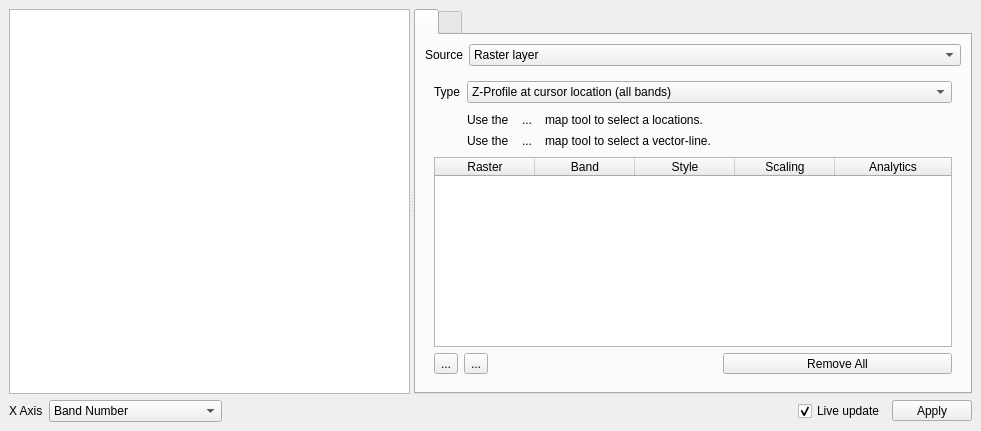
<?xml version="1.0" encoding="UTF-8"?>
<ui version="4.0">
 <class>timeManager</class>
 <widget class="QDockWidget" name="timeManager">
  <property name="geometry">
   <rect>
    <x>0</x>
    <y>0</y>
    <width>981</width>
    <height>431</height>
   </rect>
  </property>
  <property name="sizePolicy">
   <sizepolicy hsizetype="Preferred" vsizetype="Preferred">
    <horstretch>0</horstretch>
    <verstretch>0</verstretch>
   </sizepolicy>
  </property>
  <property name="minimumSize">
   <size>
    <width>592</width>
    <height>399</height>
   </size>
  </property>
  <property name="floating">
   <bool>false</bool>
  </property>
  <property name="windowTitle">
   <string>Profile Analytics</string>
  </property>
  <widget class="QWidget" name="dockWidgetContents">
   <property name="sizePolicy">
    <sizepolicy hsizetype="Preferred" vsizetype="Preferred">
     <horstretch>0</horstretch>
     <verstretch>0</verstretch>
    </sizepolicy>
   </property>
   <layout class="QVBoxLayout" name="verticalLayout_4">
    <item>
     <widget class="QSplitter" name="splitter_2">
      <property name="orientation">
       <enum>Qt::Horizontal</enum>
      </property>
      <widget class="QWidget" name="layoutWidget">
       <layout class="QVBoxLayout" name="verticalLayout_5">
        <property name="bottomMargin">
         <number>0</number>
        </property>
        <item>
         <widget class="GraphicsLayoutWidget" name="mGraphicsLayoutWidget"/>
        </item>
       </layout>
      </widget>
      <widget class="QTabWidget" name="mTabWidget">
       <property name="toolTip">
        <string/>
       </property>
       <property name="tabPosition">
        <enum>QTabWidget::North</enum>
       </property>
       <property name="currentIndex">
        <number>0</number>
       </property>
       <property name="iconSize">
        <size>
         <width>24</width>
         <height>24</height>
        </size>
       </property>
       <property name="elideMode">
        <enum>Qt::ElideLeft</enum>
       </property>
       <property name="documentMode">
        <bool>false</bool>
       </property>
       <property name="tabBarAutoHide">
        <bool>false</bool>
       </property>
       <widget class="QWidget" name="Data">
        <attribute name="icon">
         <iconset>
          <normaloff>:/images/themes/default/mActionOpenTable.svg</normaloff>:/images/themes/default/mActionOpenTable.svg</iconset>
        </attribute>
        <attribute name="title">
         <string/>
        </attribute>
        <attribute name="toolTip">
         <string>Data</string>
        </attribute>
        <layout class="QVBoxLayout" name="verticalLayout">
         <item>
          <layout class="QHBoxLayout" name="horizontalLayout_4">
           <item>
            <widget class="QLabel" name="label">
             <property name="sizePolicy">
              <sizepolicy hsizetype="Fixed" vsizetype="Preferred">
               <horstretch>0</horstretch>
               <verstretch>0</verstretch>
              </sizepolicy>
             </property>
             <property name="text">
              <string>Source</string>
             </property>
            </widget>
           </item>
           <item>
            <widget class="QComboBox" name="mSourceType">
             <item>
              <property name="text">
               <string>Raster layer</string>
              </property>
             </item>
            </widget>
           </item>
          </layout>
         </item>
         <item>
          <widget class="QStackedWidget" name="stackedWidget">
           <widget class="QWidget" name="page">
            <layout class="QVBoxLayout" name="verticalLayout_2">
             <item>
              <layout class="QFormLayout" name="formLayout">
               <item row="0" column="0">
                <widget class="QLabel" name="label_3">
                 <property name="sizePolicy">
                  <sizepolicy hsizetype="Fixed" vsizetype="Preferred">
                   <horstretch>0</horstretch>
                   <verstretch>0</verstretch>
                  </sizepolicy>
                 </property>
                 <property name="text">
                  <string>Type</string>
                 </property>
                </widget>
               </item>
               <item row="0" column="1">
                <widget class="QComboBox" name="mRasterProfileType">
                 <item>
                  <property name="text">
                   <string>Z-Profile at cursor location (all bands)</string>
                  </property>
                 </item>
                 <item>
                  <property name="text">
                   <string>X-Profile at cursor location (single band)</string>
                  </property>
                 </item>
                 <item>
                  <property name="text">
                   <string>Y-Profile at cursor location (single band)</string>
                  </property>
                 </item>
                 <item>
                  <property name="text">
                   <string>Profile along selected vector-line (single band)</string>
                  </property>
                 </item>
                </widget>
               </item>
               <item row="1" column="1">
                <layout class="QVBoxLayout" name="verticalLayout_9">
                 <property name="spacing">
                  <number>0</number>
                 </property>
                 <item>
                  <widget class="QWidget" name="mTip1" native="true">
                   <layout class="QVBoxLayout" name="verticalLayout_10">
                    <property name="leftMargin">
                     <number>0</number>
                    </property>
                    <property name="topMargin">
                     <number>0</number>
                    </property>
                    <property name="rightMargin">
                     <number>0</number>
                    </property>
                    <property name="bottomMargin">
                     <number>0</number>
                    </property>
                    <item>
                     <layout class="QHBoxLayout" name="horizontalLayout_7">
                      <item>
                       <widget class="QLabel" name="label_10">
                        <property name="sizePolicy">
                         <sizepolicy hsizetype="Fixed" vsizetype="Preferred">
                          <horstretch>0</horstretch>
                          <verstretch>0</verstretch>
                         </sizepolicy>
                        </property>
                        <property name="text">
                         <string>Use the</string>
                        </property>
                       </widget>
                      </item>
                      <item>
                       <widget class="QToolButton" name="toolButton_4">
                        <property name="text">
                         <string>...</string>
                        </property>
                        <property name="icon">
                         <iconset>
                          <normaloff>:/qps/ui/icons/select_location.svg</normaloff>:/qps/ui/icons/select_location.svg</iconset>
                        </property>
                        <property name="autoRaise">
                         <bool>true</bool>
                        </property>
                       </widget>
                      </item>
                      <item>
                       <widget class="QLabel" name="label_11">
                        <property name="sizePolicy">
                         <sizepolicy hsizetype="Fixed" vsizetype="Preferred">
                          <horstretch>0</horstretch>
                          <verstretch>0</verstretch>
                         </sizepolicy>
                        </property>
                        <property name="text">
                         <string>map tool to select a locations.</string>
                        </property>
                       </widget>
                      </item>
                      <item>
                       <spacer name="horizontalSpacer_6">
                        <property name="orientation">
                         <enum>Qt::Horizontal</enum>
                        </property>
                        <property name="sizeHint" stdset="0">
                         <size>
                          <width>1</width>
                          <height>20</height>
                         </size>
                        </property>
                       </spacer>
                      </item>
                     </layout>
                    </item>
                   </layout>
                  </widget>
                 </item>
                 <item>
                  <widget class="QWidget" name="mTip2" native="true">
                   <layout class="QVBoxLayout" name="verticalLayout_11">
                    <property name="leftMargin">
                     <number>0</number>
                    </property>
                    <property name="topMargin">
                     <number>0</number>
                    </property>
                    <property name="rightMargin">
                     <number>0</number>
                    </property>
                    <property name="bottomMargin">
                     <number>0</number>
                    </property>
                    <item>
                     <layout class="QHBoxLayout" name="horizontalLayout_8">
                      <item>
                       <widget class="QLabel" name="label_12">
                        <property name="sizePolicy">
                         <sizepolicy hsizetype="Fixed" vsizetype="Preferred">
                          <horstretch>0</horstretch>
                          <verstretch>0</verstretch>
                         </sizepolicy>
                        </property>
                        <property name="text">
                         <string>Use the</string>
                        </property>
                       </widget>
                      </item>
                      <item>
                       <widget class="QToolButton" name="toolButton_5">
                        <property name="text">
                         <string>...</string>
                        </property>
                        <property name="icon">
                         <iconset>
                          <normaloff>:/images/themes/default/mActionSelectRectangle.svg</normaloff>:/images/themes/default/mActionSelectRectangle.svg</iconset>
                        </property>
                        <property name="autoRaise">
                         <bool>true</bool>
                        </property>
                       </widget>
                      </item>
                      <item>
                       <widget class="QLabel" name="label_13">
                        <property name="sizePolicy">
                         <sizepolicy hsizetype="Fixed" vsizetype="Preferred">
                          <horstretch>0</horstretch>
                          <verstretch>0</verstretch>
                         </sizepolicy>
                        </property>
                        <property name="text">
                         <string>map tool to select a vector-line.</string>
                        </property>
                       </widget>
                      </item>
                      <item>
                       <spacer name="horizontalSpacer_7">
                        <property name="orientation">
                         <enum>Qt::Horizontal</enum>
                        </property>
                        <property name="sizeHint" stdset="0">
                         <size>
                          <width>1</width>
                          <height>20</height>
                         </size>
                        </property>
                       </spacer>
                      </item>
                     </layout>
                    </item>
                   </layout>
                  </widget>
                 </item>
                </layout>
               </item>
              </layout>
             </item>
             <item>
              <widget class="QTableWidget" name="mRasterTable">
               <attribute name="horizontalHeaderDefaultSectionSize">
                <number>100</number>
               </attribute>
               <attribute name="horizontalHeaderStretchLastSection">
                <bool>true</bool>
               </attribute>
               <column>
                <property name="text">
                 <string>Raster</string>
                </property>
               </column>
               <column>
                <property name="text">
                 <string>Band</string>
                </property>
               </column>
               <column>
                <property name="text">
                 <string>Style</string>
                </property>
               </column>
               <column>
                <property name="text">
                 <string>Scaling</string>
                </property>
               </column>
               <column>
                <property name="text">
                 <string>Analytics</string>
                </property>
               </column>
              </widget>
             </item>
             <item>
              <layout class="QHBoxLayout" name="horizontalLayout">
               <item>
                <widget class="QToolButton" name="mAddRaster">
                 <property name="text">
                  <string>...</string>
                 </property>
                 <property name="icon">
                  <iconset>
                   <normaloff>:/images/themes/default/symbologyAdd.svg</normaloff>:/images/themes/default/symbologyAdd.svg</iconset>
                 </property>
                 <property name="popupMode">
                  <enum>QToolButton::InstantPopup</enum>
                 </property>
                 <property name="arrowType">
                  <enum>Qt::NoArrow</enum>
                 </property>
                </widget>
               </item>
               <item>
                <widget class="QToolButton" name="mRemoveRaster">
                 <property name="text">
                  <string>...</string>
                 </property>
                 <property name="icon">
                  <iconset>
                   <normaloff>:/images/themes/default/symbologyRemove.svg</normaloff>:/images/themes/default/symbologyRemove.svg</iconset>
                 </property>
                 <property name="popupMode">
                  <enum>QToolButton::InstantPopup</enum>
                 </property>
                 <property name="arrowType">
                  <enum>Qt::NoArrow</enum>
                 </property>
                </widget>
               </item>
               <item>
                <spacer name="horizontalSpacer_2">
                 <property name="orientation">
                  <enum>Qt::Horizontal</enum>
                 </property>
                 <property name="sizeHint" stdset="0">
                  <size>
                   <width>1</width>
                   <height>20</height>
                  </size>
                 </property>
                </spacer>
               </item>
               <item>
                <widget class="QToolButton" name="mRemoveAllRaster">
                 <property name="sizePolicy">
                  <sizepolicy hsizetype="Expanding" vsizetype="Fixed">
                   <horstretch>0</horstretch>
                   <verstretch>0</verstretch>
                  </sizepolicy>
                 </property>
                 <property name="text">
                  <string>Remove All</string>
                 </property>
                </widget>
               </item>
              </layout>
             </item>
            </layout>
           </widget>
           <widget class="QWidget" name="page_2"/>
          </widget>
         </item>
        </layout>
       </widget>
       <widget class="QWidget" name="Analytics">
        <attribute name="icon">
         <iconset>
          <normaloff>../geetimeseriesexplorerapp/icons/analytics.svg</normaloff>../geetimeseriesexplorerapp/icons/analytics.svg</iconset>
        </attribute>
        <attribute name="title">
         <string/>
        </attribute>
        <attribute name="toolTip">
         <string>Analytics</string>
        </attribute>
        <layout class="QVBoxLayout" name="verticalLayout_8">
         <item>
          <widget class="CodeEditWidget" name="mCode" native="true">
           <property name="sizePolicy">
            <sizepolicy hsizetype="Expanding" vsizetype="Expanding">
             <horstretch>1</horstretch>
             <verstretch>1</verstretch>
            </sizepolicy>
           </property>
          </widget>
         </item>
        </layout>
       </widget>
      </widget>
     </widget>
    </item>
    <item>
     <layout class="QHBoxLayout" name="horizontalLayout_2">
      <item>
       <widget class="QLabel" name="label_2">
        <property name="sizePolicy">
         <sizepolicy hsizetype="Fixed" vsizetype="Preferred">
          <horstretch>0</horstretch>
          <verstretch>0</verstretch>
         </sizepolicy>
        </property>
        <property name="text">
         <string>X Axis</string>
        </property>
       </widget>
      </item>
      <item>
       <widget class="QComboBox" name="mXUnit">
        <item>
         <property name="text">
          <string>Band Number</string>
         </property>
        </item>
        <item>
         <property name="text">
          <string>Wavelength (nanometers)</string>
         </property>
        </item>
        <item>
         <property name="text">
          <string>Date Time (decimal years)</string>
         </property>
        </item>
       </widget>
      </item>
      <item>
       <spacer name="horizontalSpacer">
        <property name="orientation">
         <enum>Qt::Horizontal</enum>
        </property>
        <property name="sizeHint" stdset="0">
         <size>
          <width>40</width>
          <height>20</height>
         </size>
        </property>
       </spacer>
      </item>
      <item>
       <widget class="QCheckBox" name="mLiveUpdate">
        <property name="toolTip">
         <string>Whether to auto-apply styling.</string>
        </property>
        <property name="text">
         <string>Live update</string>
        </property>
        <property name="checked">
         <bool>true</bool>
        </property>
       </widget>
      </item>
      <item>
       <widget class="QToolButton" name="mApply">
        <property name="sizePolicy">
         <sizepolicy hsizetype="Fixed" vsizetype="Fixed">
          <horstretch>0</horstretch>
          <verstretch>0</verstretch>
         </sizepolicy>
        </property>
        <property name="minimumSize">
         <size>
          <width>80</width>
          <height>0</height>
         </size>
        </property>
        <property name="toolTip">
         <string>Apply style.</string>
        </property>
        <property name="text">
         <string>Apply</string>
        </property>
       </widget>
      </item>
     </layout>
    </item>
   </layout>
  </widget>
 </widget>
 <customwidgets>
  <customwidget>
   <class>GraphicsLayoutWidget</class>
   <extends>QGraphicsView</extends>
   <header>enmapbox.qgispluginsupport.qps.pyqtgraph.pyqtgraph</header>
  </customwidget>
  <customwidget>
   <class>CodeEditWidget</class>
   <extends>QWidget</extends>
   <header>enmapboxprocessing.parameter.processingparametercodeeditwidget</header>
   <container>1</container>
  </customwidget>
 </customwidgets>
 <resources>
  <include location="../../../../QGIS3-master/images/images.qrc"/>
 </resources>
 <connections/>
</ui>
